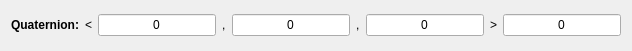
<?xml version="1.0" encoding="UTF-8"?>
<ui version="4.0">
 <class>QuatWidget</class>
 <widget class="QWidget" name="QuatWidget">
  <property name="geometry">
   <rect>
    <x>0</x>
    <y>0</y>
    <width>629</width>
    <height>51</height>
   </rect>
  </property>
  <property name="windowTitle">
   <string>Form</string>
  </property>
  <layout class="QGridLayout" name="gridLayout">
   <item row="0" column="4">
    <widget class="QLineEdit" name="q2">
     <property name="minimumSize">
      <size>
       <width>118</width>
       <height>20</height>
      </size>
     </property>
     <property name="toolTip">
      <string/>
     </property>
     <property name="text">
      <string>0</string>
     </property>
     <property name="alignment">
      <set>Qt::AlignCenter</set>
     </property>
    </widget>
   </item>
   <item row="0" column="6">
    <widget class="QLineEdit" name="q3">
     <property name="minimumSize">
      <size>
       <width>118</width>
       <height>20</height>
      </size>
     </property>
     <property name="toolTip">
      <string/>
     </property>
     <property name="text">
      <string>0</string>
     </property>
     <property name="alignment">
      <set>Qt::AlignCenter</set>
     </property>
    </widget>
   </item>
   <item row="0" column="0">
    <widget class="QLabel" name="label_32">
     <property name="styleSheet">
      <string notr="true">QLabel {
font-weight: bold;
font-size: 11px;
}</string>
     </property>
     <property name="text">
      <string>&lt;html&gt;&lt;head/&gt;&lt;body&gt;&lt;p&gt;&lt;span style=&quot; font-size:9pt;&quot;&gt;Quaternion:&lt;/span&gt;&lt;/p&gt;&lt;/body&gt;&lt;/html&gt;</string>
     </property>
     <property name="alignment">
      <set>Qt::AlignRight|Qt::AlignTrailing|Qt::AlignVCenter</set>
     </property>
    </widget>
   </item>
   <item row="0" column="2">
    <widget class="QLineEdit" name="q1">
     <property name="minimumSize">
      <size>
       <width>118</width>
       <height>20</height>
      </size>
     </property>
     <property name="toolTip">
      <string/>
     </property>
     <property name="text">
      <string>0</string>
     </property>
     <property name="alignment">
      <set>Qt::AlignCenter</set>
     </property>
    </widget>
   </item>
   <item row="0" column="8">
    <widget class="QLineEdit" name="q4">
     <property name="minimumSize">
      <size>
       <width>118</width>
       <height>20</height>
      </size>
     </property>
     <property name="toolTip">
      <string/>
     </property>
     <property name="text">
      <string>0</string>
     </property>
     <property name="alignment">
      <set>Qt::AlignCenter</set>
     </property>
    </widget>
   </item>
   <item row="0" column="1">
    <widget class="QLabel" name="label">
     <property name="text">
      <string>&lt;</string>
     </property>
    </widget>
   </item>
   <item row="0" column="7">
    <widget class="QLabel" name="label_2">
     <property name="text">
      <string>&gt;</string>
     </property>
    </widget>
   </item>
   <item row="0" column="3">
    <widget class="QLabel" name="label_3">
     <property name="text">
      <string>,</string>
     </property>
    </widget>
   </item>
   <item row="0" column="5">
    <widget class="QLabel" name="label_4">
     <property name="text">
      <string>,</string>
     </property>
    </widget>
   </item>
  </layout>
 </widget>
 <tabstops>
  <tabstop>q1</tabstop>
  <tabstop>q2</tabstop>
  <tabstop>q3</tabstop>
  <tabstop>q4</tabstop>
 </tabstops>
 <resources/>
 <connections/>
</ui>
